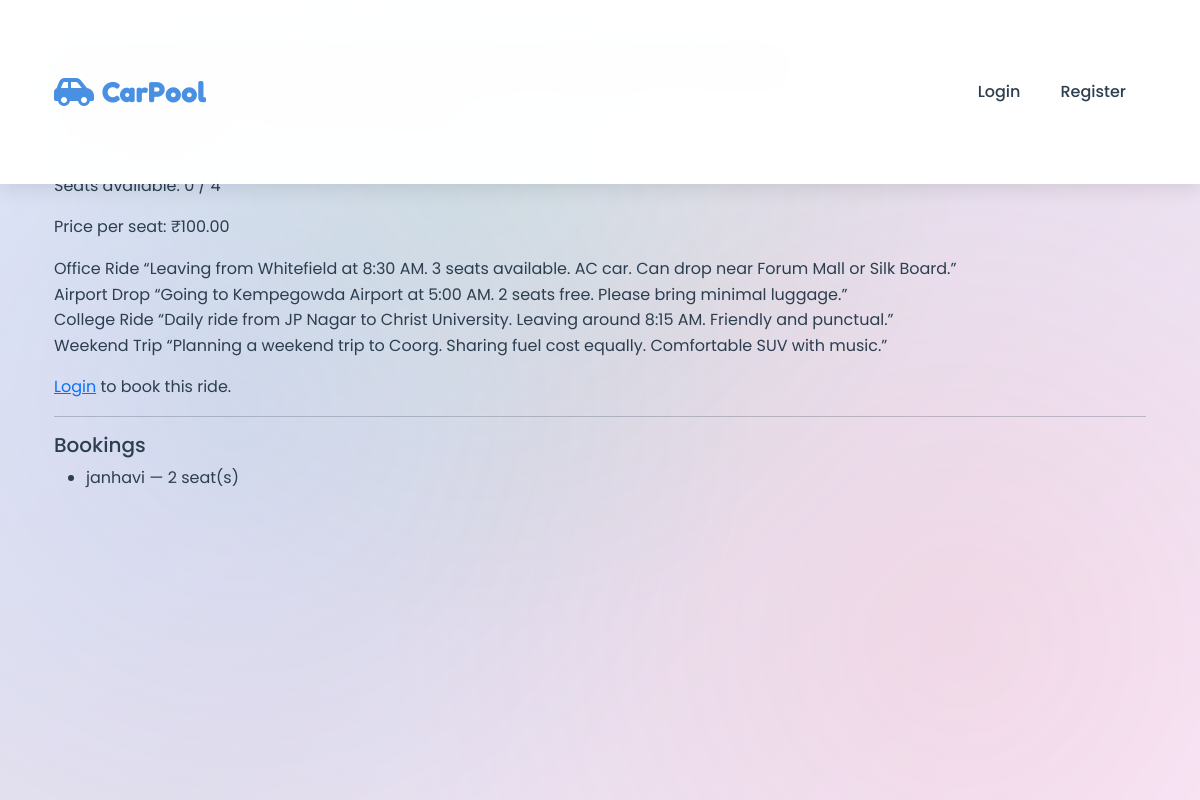
/ride/1/, run on the app's committed database.
### carpool/models.py (models this page shows, shortened)
class Ride(models.Model):
    DRIVER_TYPE_CHOICES = [
        ('driver', 'Driver'),
        ('co_driver', 'Co-Driver'),
    ]
    driver = models.ForeignKey(User, on_delete=models.CASCADE, related_name='rides_offered')
    title = models.CharField(max_length=120)
    origin = models.CharField(max_length=200)
    destination = models.CharField(max_length=200)
    date = models.DateField()
    time = models.TimeField()
    seats_total = models.PositiveIntegerField(default=4)
    seats_available = models.PositiveIntegerField()
    price_per_seat = models.DecimalField(max_digits=7, decimal_places=2, default=0.00)
    description = models.TextField(blank=True)
    created_at = models.DateTimeField(auto_now_add=True)
    class Meta:
        ordering = ('-date', '-time')

class Booking(models.Model):
    ride = models.ForeignKey(Ride, on_delete=models.CASCADE, related_name='bookings')
    user = models.ForeignKey(User, on_delete=models.CASCADE, related_name='bookings')
    seats_booked = models.PositiveIntegerField(default=1)
    booked_at = models.DateTimeField(auto_now_add=True)
    class Meta:
        unique_together = ('ride', 'user')  # a user can book a ride once

### carpool/views.py (the view)
# urls.py: path('ride/<int:pk>/', views.ride_detail, name='ride_detail'),
def ride_detail(request, pk):
    ride = get_object_or_404(Ride, pk=pk)
    booking_form = BookingForm()
    return render(request, 'carpool/ride_detail.html', {'ride': ride, 'booking_form': booking_form})

### carpool/templates/carpool/ride_detail.html
{% extends "carpool/base.html" %}
{% block content %}
<h3>{{ ride.title }}</h3>
<p><strong>{{ ride.origin }} → {{ ride.destination }}</strong></p>
<p>{{ ride.date }} at {{ ride.time }}</p>
<p>Seats available: {{ ride.seats_available }} / {{ ride.seats_total }}</p>
<p>Price per seat: ₹{{ ride.price_per_seat }}</p>
<p>{{ ride.description|linebreaks }}</p>
{% if user.is_authenticated %}
  {% if ride.seats_available > 0 %}
    <form method="post" action="{% url 'book_ride' ride.pk %}">
      {% csrf_token %}
      {{ booking_form.as_p }}
      <button class="btn btn-success">Book</button>
    </form>
  {% else %}
    <p class="text-danger">Fully booked.</p>
  {% endif %}
{% else %}
  <p><a href="{% url 'login' %}?next={{ request.path }}">Login</a> to book this ride.</p>
{% endif %}
<hr>
<h5>Bookings</h5>
<ul>
  {% for b in ride.bookings.all %}
    <li>{{ b.user.username }} — {{ b.seats_booked }} seat(s)</li>
  {% empty %}
    <li>No bookings yet.</li>
  {% endfor %}
</ul>
{% endblock %}

### carpool/templates/carpool/base.html (shortened to what this page needs)
{% load static %}
<!doctype html>
<html>
<head>
  <link href="https://cdn.jsdelivr.net/npm/bootstrap@5.3.2/dist/css/bootstrap.min.css" rel="stylesheet">
  <link href="https://cdnjs.cloudflare.com/ajax/libs/font-awesome/6.0.0/css/all.min.css" rel="stylesheet">
  <link href="{% static 'css/modern-styles.css' %}" rel="stylesheet">
</head>
<body>
  <div class="cartoon-car-bg"></div>
<nav class="navbar navbar-expand-lg fixed-top">
  <div class="container">
    <a class="navbar-brand" href="{% url 'home' %}">
      <i class="fas fa-car-side"></i> CarPool</a>
    <div class="collapse navbar-collapse" id="navbarNav">
      <ul class="navbar-nav ms-auto">
        {% if user.is_authenticated %}
          <li class="nav-item"><a class="nav-link" href="{% url 'ride_create' %}">Offer Ride</a></li>
          <li class="nav-item"><a class="nav-link" href="{% url 'my_bookings' %}">My Bookings</a></li>
          <li class="nav-item"><a class="nav-link" href="{% url 'my_rides' %}">My Rides</a></li>
          <li class="nav-item"><a class="nav-link" href="{% url 'logout' %}">Logout</a></li>
        {% else %}
          <li class="nav-item"><a class="nav-link" href="{% url 'login' %}">Login</a></li>
          <li class="nav-item"><a class="nav-link" href="{% url 'register' %}">Register</a></li>
        {% endif %}
      </ul>
    </div>
  </div>
</nav>
<div class="container">
  {% block content %}{% endblock %}
</div>
</body>
</html>

### carpool/static/css/modern-styles.css (style rules this page uses)
:root { --primary-color: #4A90E2; --secondary-color: #357ABD; --accent-color: #FF6B6B; --success-color: #51CF66; --warning-color: #FFD93D; --background-color: #F8F9FA; --text-color: #2C3E50; --light-text: #FFFFFF; --card-bg: rgba(255, 255, 255, 0.95); --shadow-color: rgba(0, 0, 0, 0.1); --gradient-start: #667EEA; --gradient-end: #764BA2; --ai-gradient-start: #00C9FF; --ai-gradient-end: #92FE9D; --border-radius: 20px; --transition: all 0.3s cubic-bezier(0.4, 0, 0.2, 1); }
* { margin: 0; padding: 0; box-sizing: border-box; }
body { font-family: 'Poppins', sans-serif; background: var(--background-color); color: var(--text-color); line-height: 1.6; overflow-x: hidden; position: relative; }
body::before { content: ''; position: fixed; top: 0; left: 0; width: 100%; height: 100%; background: linear-gradient(135deg, rgba(74, 144, 226, 0.05) 0%, rgba(118, 75, 162, 0.05) 100%), url('https://images.unsplash.com/photo-1552519507-da3b142c6e3d?auto=format&fit=crop&w=1920&q=80') center/cover, linear-gradient(135deg, #667EEA 0%, #764BA2 50%, #F093FB 100%); background-blend-mode: overlay; opacity: 0.15; z-index: -1; animation: backgroundShift 20s ease-in-out infinite; }
.cartoon-car-bg { position: fixed; top: 0; left: 0; width: 100%; height: 100%; background-image: radial-gradient(circle at 20% 50%, rgba(74, 144, 226, 0.1) 0%, transparent 50%), radial-gradient(circle at 80% 80%, rgba(255, 107, 107, 0.1) 0%, transparent 50%), radial-gradient(circle at 40% 20%, rgba(81, 207, 102, 0.1) 0%, transparent 50%); z-index: -1; pointer-events: none; }
.navbar { background: rgba(255, 255, 255, 0.98) !important; backdrop-filter: blur(20px); box-shadow: 0 4px 20px rgba(0, 0, 0, 0.1); padding: 1rem 0; transition: var(--transition); }
.navbar-brand { font-family: 'Fredoka', sans-serif; font-weight: 700; color: var(--primary-color) !important; font-size: 1.8rem; display: flex; align-items: center; gap: 0.5rem; transition: var(--transition); }
.navbar-brand i { font-size: 2rem; animation: carMove 2s ease-in-out infinite; }
.nav-link { font-weight: 500; color: var(--text-color) !important; transition: var(--transition); padding: 0.5rem 1rem !important; border-radius: 25px; margin: 0 0.25rem; }
.container { padding: 3rem 1.5rem; position: relative; z-index: 1; }

### data on the page
Ride: seats_available "0", seats_total "4", price_per_seat "100.00", description "Office Ride “Leaving from Whitefield at 8:30 AM. 3 seats available. AC car. Can drop near Forum Mall or Silk Board.” Airport Drop “Going to Kempegowda Airport at 5:00 AM. 2 seats free. Please bring minimal luggage.” College Ride “Daily ride from JP Nagar to Christ University. Leaving around 8:15 AM. Friendly and punctual.” Weekend Trip “Planning a weekend trip to Coorg. Sharing fuel cost equally. Comfortable SUV with music.”"
Booking: user.username "janhavi", seats_booked "2"
